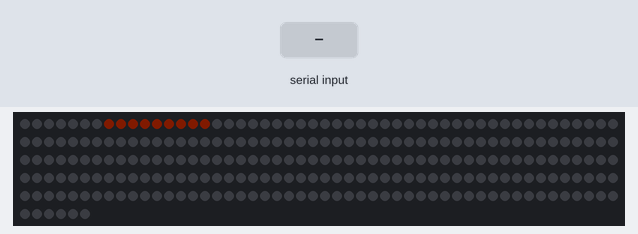
This sketch was run on a simulated Arduino Uno, built with avr-gcc and run on an emulated ATmega328P. Shown: 256 RGB LEDs in strip order, left to right, continuing on the next row. The inputs (shaded band) are chosen by the test bench. Dim RGB values are drawn brighter than linear; the modem accepts every AT command (registered, SIM ready, sends succeed) and sends nothing else.

Above: at 0.9 s.
3.0 s: "N" received over the second serial link
6.3 s: "S" received over the second serial link
Timing chart, 0 to 9.3 s (numbered marks = the images above; inputs shaded):
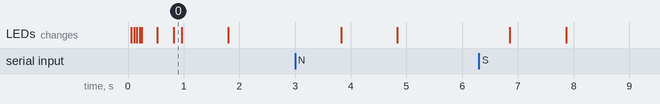

The sketch:

ELM_parse_engine_code.ino
```cpp
#include <AltSoftSerial.h>
#include <FastLED.h>

//Serial stuff
AltSoftSerial obd;

//LED stuff
#define NUM_LEDS 256
#define DATA_PIN 3
#define POS_COLOR CRGB::DarkRed
#define NEG_COLOR CRGB::Cyan
#define CENTER_COLOR CRGB::White
#define CENTER_INDEX 15

CRGB leds[NUM_LEDS];

//misc
int counter = 0;
int val;
int valScaled = 0;

int MAP = 0;
int ABP = 0;
int LOAD = 0;
int ERR = 0;
int PID_SEL = 1;
int lastBrightness = 0;

unsigned long prevTime = 0;
unsigned long prevTime2 = 0;
unsigned long prevTime3 = 0;

void setup() {
  Serial.begin(38400);
  obd.begin(38400);
  obd.setTimeout(1);

  FastLED.addLeds<WS2812, DATA_PIN, GRB>(leds, NUM_LEDS);

  FastLED.setBrightness(5); //initial brightness

  for (int i = 15; i >= 0; i--) //welcome sequence
  {
    leds[i] = CRGB::OrangeRed;
    FastLED.show();
    delay((i*3));
  }
  delay(200);

  for (int i = 0; i < 16; i++)
  {
    leds[i] = CRGB::Black;
    FastLED.show();
    delay(5);
  }

  delay(100); //1E3 worked
  //obd.println("ATZ"); //set protocol 6
  delay(100);
  obd.println("ATSP6"); //set protocol 6
  delay(100);
  obd.println("ATAL"); //allow >7 byte msg
  delay(100);
  obd.println("ATE0"); //turn off echo
  delay(100);
  obd.println("ATS0"); //turn off spaces
  delay(100);
  obd.println("ATL0"); //turn off spaces
  delay(100);
  obd.readString(); //clear
  delay(100);
}

void loop() {
  unsigned long currTime = millis();

  if (1) { //ERR == 0

    //Serial.println(counter);
  } if (ERR == -1) { //CAN ERROR
    leds[CENTER_INDEX] = CRGB::Purple;
    FastLED.show();
  } else if (ERR == -2) { //NO DATA
    leds[CENTER_INDEX] = CRGB::Pink;
    FastLED.show();
  } else if (ERR == -3) { //STOPPED (engine off, not start/stop)
    leds[CENTER_INDEX] = CRGB::Green;
    FastLED.show();
  } else if (ERR == -4) { //BAD FRAME
    leds[CENTER_INDEX] = CRGB::Magenta;
    FastLED.show();
  }

  if ((currTime - prevTime >= 1000)) { //poll and process every 50 ms
    getData();
    prevTime = currTime;
  }

  if (currTime - prevTime2 >= 2000) //poll LDR and update brightness
  {
    //Serial.println("2000");
    prevTime2 = currTime;
  }

  if (currTime - prevTime3 >= 60E3) //poll ABP
  {

    prevTime3 = currTime;
  }

  delay(17);
  /*
   * poll 50 delay 18 good
   */
}


int getData() { //whatever that is in the character array is still represented in hex.
  char response[32] = {};

    obd.println("01051"); //MAP + ABP //031 // 01051
    //Serial.println("Requesting MAP+ABP");


    //obd.println(""); //MAP + LOAD 010B041

  //delay(50); //wait for buffer to fill
  int index = 0; //reset array index
  int incoming = 0; //set ic to zero

  while (incoming != -1) //reads in all the way until CR
  {
    incoming = obd.read(); //read in character (as integer) and destroy
    if (incoming != -1) //ignores -1
    {
      response[index] = incoming;
      index++;
    }
  }

  //error checking
  if (response[0] == 'C') { //CAN ERROR
    //Serial.println("CAN ERROR");
    ERR = -1;
  } else if (response[0] == 'N') { //NO DATA
    //Serial.println("NO DATA");
    ERR = -2;
  } else if (response[0] == 'S') { //STOPPED
    //Serial.println("STOPPED");
    ERR = -3;
  } else if (response[0] != '4') { //BAD FRAME
    //Serial.println("BAD FRAME");
    ERR = -4;
  } else {
    ERR = 0;

    //worked in theory but not in practice. turns out response is one cycle late.
    /*if (PID_SEL == 1) { //ABP
      Serial.println("Setting ABP to LOAD (ABP requested)");
      ABP = LOAD;
      PID_SEL = 0;
    }*/
    //this will wait until it sees 33. if it does, parse as expected.
    /*if (response[6] == '3')
    {
      ABP = strtol(&LOADarr[0], NULL, 16);
    } else {
      LOAD = strtol(&LOADarr[0], NULL, 16);
    }*/

    //print array contents
    //41 0B 64 normal response

    /*
    If you want to read the ready-to-receive character ">" then look for 0x3E (ASCII).
    */

    for (int i = 2; i < index; i++)  {
      if (response[i] != 0x3E)
        Serial.print(response[i]);

    }
    Serial.println();
  }
}
```
